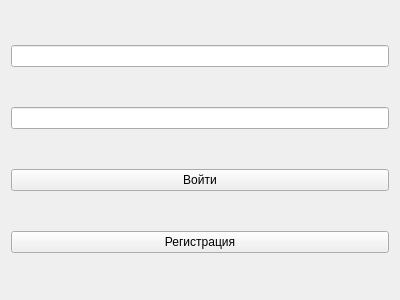
<?xml version="1.0" encoding="UTF-8"?>
<ui version="4.0">
 <class>LoginWidget</class>
 <widget class="QWidget" name="LoginWidget">
  <property name="geometry">
   <rect>
    <x>0</x>
    <y>0</y>
    <width>400</width>
    <height>300</height>
   </rect>
  </property>
  <property name="windowTitle">
   <string>LoginWidget</string>
  </property>
  <layout class="QVBoxLayout" name="verticalLayout">
   <item>
    <widget class="QLineEdit" name="usernameLineEdit"/>
   </item>
   <item>
    <widget class="QLineEdit" name="passwordLineEdit"/>
   </item>
   <item>
    <widget class="QPushButton" name="loginButton">
     <property name="text">
      <string>Войти</string>
     </property>
    </widget>
   </item>
   <item>
    <widget class="QPushButton" name="registerButton">
     <property name="text">
      <string>Регистрация</string>
     </property>
    </widget>
   </item>
  </layout>
 </widget>
 <resources/>
 <connections/>
</ui>
